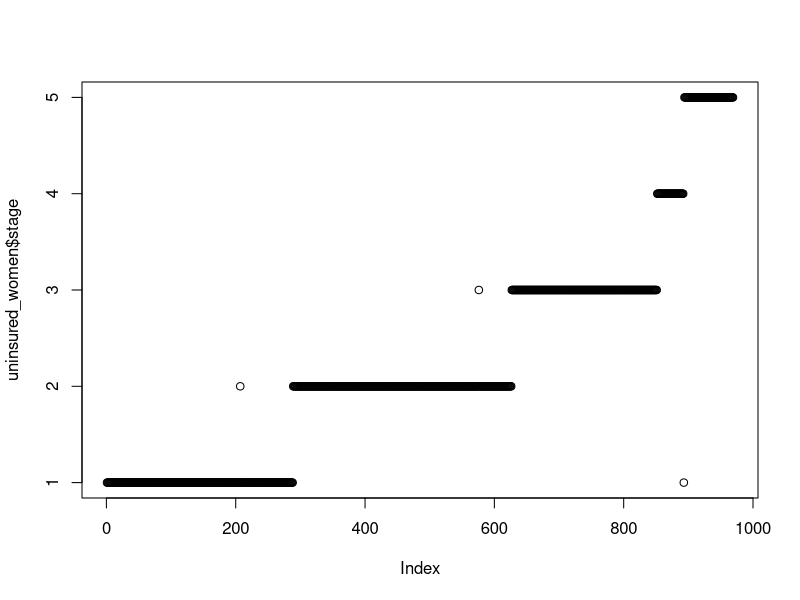
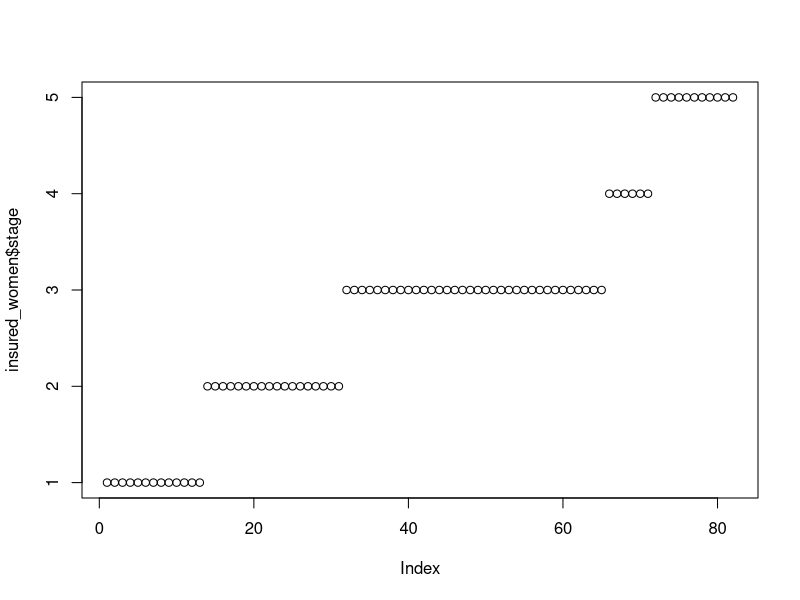

Recreate these plots in R, in order.
data <- read.table(file="insure.txt", header = TRUE)
uninsured_women <- subset(data, data$group == 0)
insured_women <- subset(data, data$group == 1)
wilcox.test(uninsured_women$stage, insured_women$stage)
plot(uninsured_women$stage)
plot(insured_women$stage)
